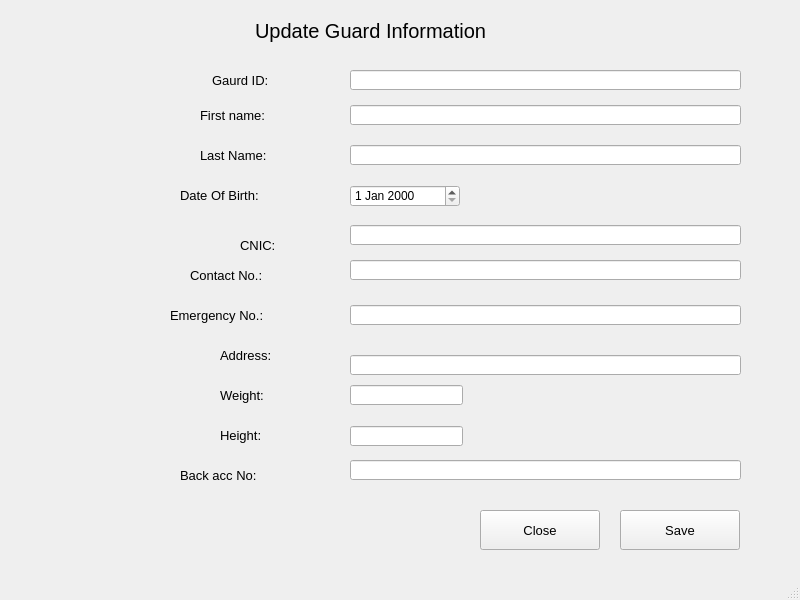
<?xml version="1.0" encoding="UTF-8"?>
<ui version="4.0">
 <class>MainWindow</class>
 <widget class="QMainWindow" name="MainWindow">
  <property name="geometry">
   <rect>
    <x>0</x>
    <y>0</y>
    <width>800</width>
    <height>600</height>
   </rect>
  </property>
  <property name="windowTitle">
   <string>MainWindow</string>
  </property>
  <widget class="QWidget" name="centralwidget">
   <widget class="QLabel" name="label">
    <property name="geometry">
     <rect>
      <x>200</x>
      <y>105</y>
      <width>101</width>
      <height>21</height>
     </rect>
    </property>
    <property name="font">
     <font>
      <pointsize>10</pointsize>
     </font>
    </property>
    <property name="text">
     <string>First name:</string>
    </property>
   </widget>
   <widget class="QLabel" name="label_2">
    <property name="geometry">
     <rect>
      <x>200</x>
      <y>145</y>
      <width>101</width>
      <height>21</height>
     </rect>
    </property>
    <property name="font">
     <font>
      <pointsize>10</pointsize>
     </font>
    </property>
    <property name="text">
     <string>Last Name:</string>
    </property>
   </widget>
   <widget class="QLabel" name="label_4">
    <property name="geometry">
     <rect>
      <x>180</x>
      <y>185</y>
      <width>111</width>
      <height>21</height>
     </rect>
    </property>
    <property name="font">
     <font>
      <pointsize>10</pointsize>
     </font>
    </property>
    <property name="text">
     <string>Date Of Birth:</string>
    </property>
   </widget>
   <widget class="QLabel" name="label_5">
    <property name="geometry">
     <rect>
      <x>240</x>
      <y>235</y>
      <width>61</width>
      <height>21</height>
     </rect>
    </property>
    <property name="font">
     <font>
      <pointsize>10</pointsize>
     </font>
    </property>
    <property name="text">
     <string>CNIC:</string>
    </property>
   </widget>
   <widget class="QLabel" name="label_6">
    <property name="geometry">
     <rect>
      <x>190</x>
      <y>265</y>
      <width>91</width>
      <height>21</height>
     </rect>
    </property>
    <property name="font">
     <font>
      <pointsize>10</pointsize>
     </font>
    </property>
    <property name="text">
     <string>Contact No.:</string>
    </property>
   </widget>
   <widget class="QLabel" name="label_7">
    <property name="geometry">
     <rect>
      <x>170</x>
      <y>305</y>
      <width>121</width>
      <height>21</height>
     </rect>
    </property>
    <property name="font">
     <font>
      <pointsize>10</pointsize>
     </font>
    </property>
    <property name="text">
     <string>Emergency No.:</string>
    </property>
   </widget>
   <widget class="QLabel" name="label_8">
    <property name="geometry">
     <rect>
      <x>220</x>
      <y>345</y>
      <width>61</width>
      <height>21</height>
     </rect>
    </property>
    <property name="font">
     <font>
      <pointsize>10</pointsize>
     </font>
    </property>
    <property name="text">
     <string>Address:</string>
    </property>
   </widget>
   <widget class="QLabel" name="label_9">
    <property name="geometry">
     <rect>
      <x>220</x>
      <y>425</y>
      <width>61</width>
      <height>21</height>
     </rect>
    </property>
    <property name="font">
     <font>
      <pointsize>10</pointsize>
     </font>
    </property>
    <property name="text">
     <string>Height:</string>
    </property>
   </widget>
   <widget class="QLabel" name="label_10">
    <property name="geometry">
     <rect>
      <x>220</x>
      <y>385</y>
      <width>61</width>
      <height>21</height>
     </rect>
    </property>
    <property name="font">
     <font>
      <pointsize>10</pointsize>
     </font>
    </property>
    <property name="text">
     <string>Weight:</string>
    </property>
   </widget>
   <widget class="QLabel" name="label_12">
    <property name="geometry">
     <rect>
      <x>255</x>
      <y>10</y>
      <width>290</width>
      <height>41</height>
     </rect>
    </property>
    <property name="font">
     <font>
      <pointsize>15</pointsize>
     </font>
    </property>
    <property name="frameShadow">
     <enum>QFrame::Plain</enum>
    </property>
    <property name="text">
     <string>Update Guard Information</string>
    </property>
   </widget>
   <widget class="QLineEdit" name="lineEdit">
    <property name="geometry">
     <rect>
      <x>350</x>
      <y>105</y>
      <width>391</width>
      <height>20</height>
     </rect>
    </property>
   </widget>
   <widget class="QLineEdit" name="lineEdit_2">
    <property name="geometry">
     <rect>
      <x>350</x>
      <y>145</y>
      <width>391</width>
      <height>20</height>
     </rect>
    </property>
   </widget>
   <widget class="QDateEdit" name="dateEdit">
    <property name="geometry">
     <rect>
      <x>350</x>
      <y>185</y>
      <width>110</width>
      <height>22</height>
     </rect>
    </property>
   </widget>
   <widget class="QLineEdit" name="lineEdit_3">
    <property name="geometry">
     <rect>
      <x>350</x>
      <y>225</y>
      <width>391</width>
      <height>20</height>
     </rect>
    </property>
   </widget>
   <widget class="QLineEdit" name="lineEdit_4">
    <property name="geometry">
     <rect>
      <x>350</x>
      <y>260</y>
      <width>391</width>
      <height>20</height>
     </rect>
    </property>
   </widget>
   <widget class="QLineEdit" name="lineEdit_5">
    <property name="geometry">
     <rect>
      <x>350</x>
      <y>305</y>
      <width>391</width>
      <height>20</height>
     </rect>
    </property>
   </widget>
   <widget class="QLineEdit" name="lineEdit_6">
    <property name="geometry">
     <rect>
      <x>350</x>
      <y>355</y>
      <width>391</width>
      <height>20</height>
     </rect>
    </property>
   </widget>
   <widget class="QLineEdit" name="lineEdit_7">
    <property name="geometry">
     <rect>
      <x>350</x>
      <y>385</y>
      <width>113</width>
      <height>20</height>
     </rect>
    </property>
   </widget>
   <widget class="QLineEdit" name="lineEdit_8">
    <property name="geometry">
     <rect>
      <x>350</x>
      <y>426</y>
      <width>113</width>
      <height>20</height>
     </rect>
    </property>
   </widget>
   <widget class="QPushButton" name="pushButton_4">
    <property name="geometry">
     <rect>
      <x>620</x>
      <y>510</y>
      <width>120</width>
      <height>40</height>
     </rect>
    </property>
    <property name="font">
     <font>
      <pointsize>10</pointsize>
     </font>
    </property>
    <property name="text">
     <string>Save</string>
    </property>
   </widget>
   <widget class="QPushButton" name="pushButton_3">
    <property name="geometry">
     <rect>
      <x>480</x>
      <y>510</y>
      <width>120</width>
      <height>40</height>
     </rect>
    </property>
    <property name="font">
     <font>
      <pointsize>10</pointsize>
     </font>
    </property>
    <property name="text">
     <string>Close</string>
    </property>
   </widget>
   <widget class="QLabel" name="label_13">
    <property name="geometry">
     <rect>
      <x>180</x>
      <y>465</y>
      <width>101</width>
      <height>21</height>
     </rect>
    </property>
    <property name="font">
     <font>
      <pointsize>10</pointsize>
     </font>
    </property>
    <property name="text">
     <string>Back acc No:</string>
    </property>
   </widget>
   <widget class="QLineEdit" name="lineEdit_9">
    <property name="geometry">
     <rect>
      <x>350</x>
      <y>460</y>
      <width>391</width>
      <height>20</height>
     </rect>
    </property>
   </widget>
   <widget class="QLabel" name="label_3">
    <property name="geometry">
     <rect>
      <x>212</x>
      <y>70</y>
      <width>81</width>
      <height>21</height>
     </rect>
    </property>
    <property name="font">
     <font>
      <pointsize>10</pointsize>
     </font>
    </property>
    <property name="text">
     <string>Gaurd ID:</string>
    </property>
   </widget>
   <widget class="QLineEdit" name="lineEdit_10">
    <property name="geometry">
     <rect>
      <x>350</x>
      <y>70</y>
      <width>391</width>
      <height>20</height>
     </rect>
    </property>
   </widget>
  </widget>
  <widget class="QMenuBar" name="menubar">
   <property name="geometry">
    <rect>
     <x>0</x>
     <y>0</y>
     <width>800</width>
     <height>26</height>
    </rect>
   </property>
  </widget>
  <widget class="QStatusBar" name="statusbar"/>
 </widget>
 <resources/>
 <connections/>
</ui>
